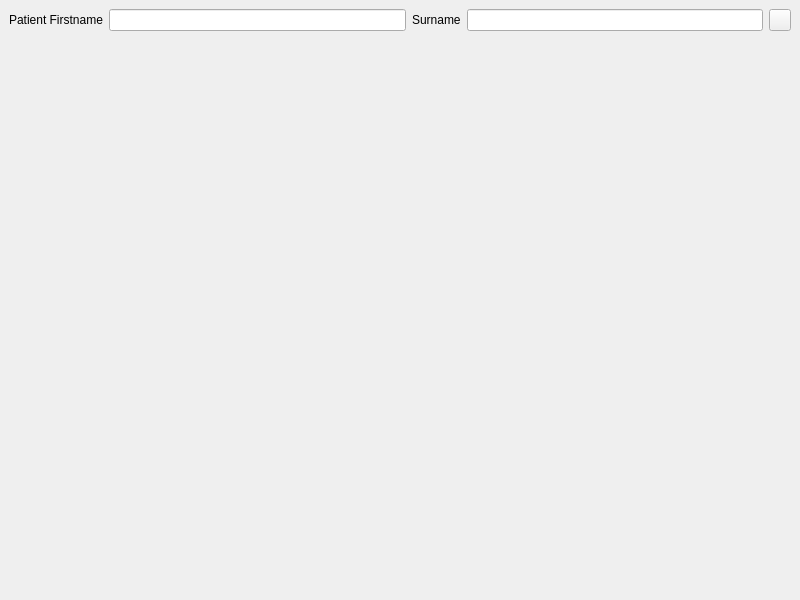
<?xml version="1.0" encoding="UTF-8"?>
<ui version="4.0">
 <class>MainWin::Internal::MainWindow</class>
 <widget class="QMainWindow" name="MainWin::Internal::MainWindow">
  <property name="geometry">
   <rect>
    <x>0</x>
    <y>0</y>
    <width>800</width>
    <height>600</height>
   </rect>
  </property>
  <widget class="QWidget" name="centralwidget">
   <layout class="QGridLayout" name="gridLayout_2">
    <item row="0" column="0" colspan="2">
     <layout class="QHBoxLayout" name="horizontalLayout_4">
      <item>
       <widget class="QLabel" name="label">
        <property name="text">
         <string>Patient Firstname</string>
        </property>
       </widget>
      </item>
      <item>
       <widget class="QLineEdit" name="patientName"/>
      </item>
      <item>
       <widget class="QLabel" name="label_8">
        <property name="text">
         <string>Surname</string>
        </property>
       </widget>
      </item>
      <item>
       <widget class="QLineEdit" name="patientSurname"/>
      </item>
     </layout>
    </item>
    <item row="0" column="2">
     <widget class="QPushButton" name="morePatientInfoButton">
      <property name="sizePolicy">
       <sizepolicy hsizetype="Maximum" vsizetype="Maximum">
        <horstretch>0</horstretch>
        <verstretch>0</verstretch>
       </sizepolicy>
      </property>
      <property name="minimumSize">
       <size>
        <width>22</width>
        <height>22</height>
       </size>
      </property>
      <property name="maximumSize">
       <size>
        <width>22</width>
        <height>22</height>
       </size>
      </property>
      <property name="text">
       <string/>
      </property>
      <property name="checkable">
       <bool>true</bool>
      </property>
     </widget>
    </item>
    <item row="1" column="0">
     <spacer name="verticalSpacer">
      <property name="orientation">
       <enum>Qt::Vertical</enum>
      </property>
      <property name="sizeHint" stdset="0">
       <size>
        <width>20</width>
        <height>40</height>
       </size>
      </property>
     </spacer>
    </item>
   </layout>
  </widget>
 </widget>
 <resources/>
 <connections/>
</ui>
